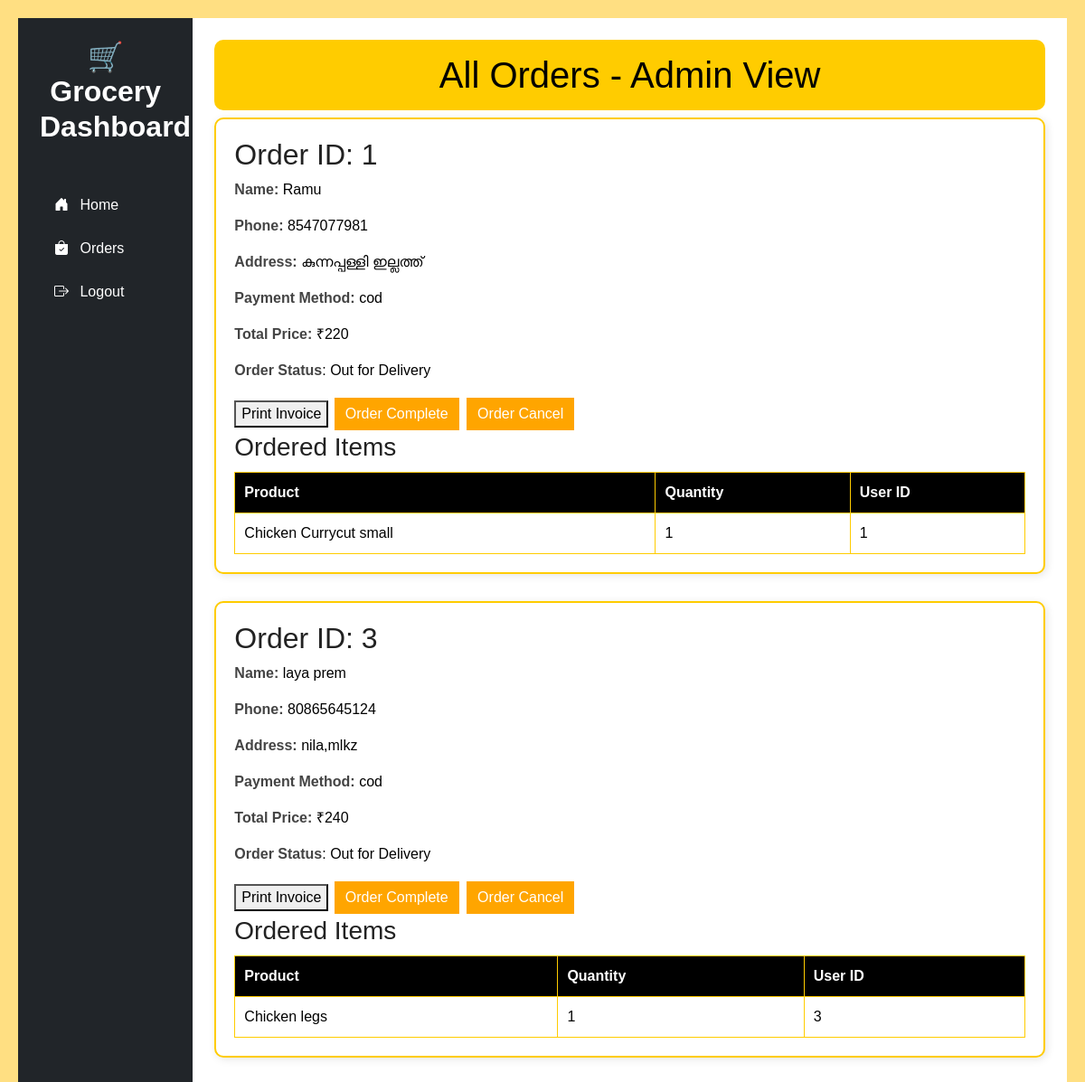
Screenshot of /delivery_orders/ (signed in) with the database file from the repository.
### Grocerapp/models.py (models this page shows, shortened)
class Tbl_order_assign(models.Model):
    createdtime=models.DateTimeField(auto_now_add=True,null=True)
    partner_id=models.ForeignKey(tbl_Delivery_partners,on_delete=models.CASCADE,null=True,related_name='Delivery')
    order_id=models.ForeignKey(tbl_order,on_delete=models.CASCADE,null=True,related_name='Delivery_order')

class tbl_order(models.Model):
    Fullname=models.CharField(max_length=40,null=True)
    Address=models.CharField(max_length=300,null=True)
    Phonenumber=models.IntegerField(null=True)
    Paymentmethod=models.CharField(max_length=50,null=True)
    Total_price=models.IntegerField(null=True)
    User=models.ForeignKey(tbl_signup,on_delete=models.CASCADE,null=True)
    STATUS_CHOICES = [
        ('Pending', 'Pending'),
        ('Out for Delivery', 'Out for Delivery'),
        ('Delivered', 'Delivered'),
        ('Cancelled', 'Cancelled'),
    ]
    Status=models.CharField(max_length=40,choices=STATUS_CHOICES,default='Pending')

class tbl_order_item(models.Model):
    Product = models.ForeignKey(tbl_Products, on_delete=models.CASCADE, null=True)
    User = models.ForeignKey(tbl_signup, on_delete=models.CASCADE, null=True)
    Quantity = models.IntegerField(null=True)
    session_key = models.CharField(max_length=40, null=True)
    order = models.ForeignKey(tbl_order, on_delete=models.CASCADE, null=True)

class tbl_Products(models.Model):
    Productname=models.CharField(max_length=45,null=True)
    Productimage=models.ImageField(upload_to="media",null=True)
    Productprice=models.CharField(max_length=40,null=True)
    Productofferprice=models.IntegerField(null=True)
    Productweight=models.CharField(max_length=40,null=True)
    Productdescription=models.CharField(max_length=150,null=True)
    ProductNumofpieces=models.CharField(max_length=20,null=True)
    ProductStockin=models.CharField(max_length=40,null=True)
    ProductStockout=models.CharField(max_length=40,null=True)
    category=models.ForeignKey(tbl_category, on_delete=models.CASCADE,null=True)
    SubCategory=models.ForeignKey(tbl_SubCategory, on_delete=models.CASCADE,null=True)

### Grocerapp/views.py (the view)
# urls.py: path('delivery_orders/',views.delivery_orders),
def delivery_orders(request):
    delorder=Tbl_order_assign.objects.filter(partner_id=request.session['del_id'])
    order_items = tbl_order_item.objects.select_related('Product', 'order').all()
    return render(request,'delivery_orders.html',{'delorder':delorder,'order_items':order_items})

### templates/delivery_orders.html (shortened to what this page needs)
<!DOCTYPE html>
<html lang="en">
<head>
  <link href="https://cdn.jsdelivr.net/npm/bootstrap@5.3.3/dist/css/bootstrap.min.css" rel="stylesheet">
  <link rel="stylesheet" href="https://cdn.jsdelivr.net/npm/bootstrap-icons@1.10.5/font/bootstrap-icons.css">
</head>
<body class="bg-warning bg-opacity-50">
  <div class="container-fluid">
    <div class="row">
<nav class="col-md-3 col-lg-2 bg-dark min-vh-100 p-4">
  <div class="text-center mb-5">
    <h2 class="fw-bold text-white">🛒 Grocery Dashboard</h2>
  </div>
  <div class="nav flex-column nav-pills gap-2" role="tablist">
    <a class="nav-link text-start btn btn-outline-warning text-white" href="#">
      <i class="bi bi-house-door-fill me-2"></i> Home
    <a class="nav-link text-start btn btn-outline-warning text-white" href="/delivery_orders/">
      <i class="bi bi-bag-check-fill me-2"></i> Orders
    </a>
        <a class="nav-link text-start btn btn-danger text-white " href="/logoutpartner/">
      <i class="bi bi-box-arrow-right me-2"></i> Logout
    </a>
  </nav>
      <main class="col-md-9 col-lg-10 bg-white p-4">
          <html xmlns="http://www.w3.org/1999/html">
<head>
</head>
<body>
    <h1>All Orders - Admin View</h1>
    {% for order in delorder %}
    <div class="order-container">
        <h2>Order ID: {{ order.id }}</h2>
        <p><span class="label">Name:</span> {{ order.order_id.Fullname }}</p>
        <p><span class="label">Phone:</span> {{ order.order_id.Phonenumber }}</p>
        <p><span class="label">Address:</span> {{ order.order_id.Address }}</p>
        <p><span class="label">Payment Method:</span> {{ order.order_id.Paymentmethod }}</p>
        <p><span class="label">Total Price:</span> ₹{{ order.order_id.Total_price }}</p>
        <p><span class="label">Order Status</span>: {{ order.order_id.Status }}</p>
        <button type="submit">Print Invoice</button>
{% if not order.order_id.Status == 'completed' or order.order_id.Status == 'Cancelled' %}
        <a href="/ordercomplete/{{order.order_id.id}}"
   style="display: inline-block; background-color: orange; color: white; border: none;
          padding: 6px 12px; margin: 2px; text-decoration: none; text-align: center;">
    Order Complete
</a>
   <a href="/ordercancel/{{order.order_id.id}}"
   style="display: inline-block; background-color: orange; color: white; border: none;
          padding: 6px 12px; margin: 2px; text-decoration: none; text-align: center;">
   Order Cancel
   </a>
        {%endif%}
        <h3>Ordered Items</h3>
        <table>
            <thead>
                <tr>
                    <th>Product</th>
                    <th>Quantity</th>
                    <th>User ID</th>
                </tr>
            </thead>
            <tbody>
                {% for item in order_items %}
                    {% if item.order.id == order.id %}
                    <tr>
                        <td>{{ item.Product.Productname }}</td>
                        <td>{{ item.Quantity }}</td>
                        <td>{{ item.User_id }}</td>
                    </tr>
                    {% endif %}
                {% endfor %}
            </tbody>
        </table>
    </div>
    {% endfor %}
</body>
</html>
   </body>
</html>

### templates/delivery_orders.html (style rules this page uses)
body { font-family: Arial, sans-serif; background-color: #fffce8; color: #000; padding: 20px; }
h1, h2, h3 { color: #222; }
h1 { background-color: #ffcc00; padding: 15px; text-align: center; color: #000; border-radius: 10px; }
.order-container { background-color: #ffffff; border: 2px solid #ffcc00; border-radius: 10px; padding: 20px; margin-bottom: 30px; box-shadow: 2px 2px 10px rgba(0,0,0,0.1); }
table { width: 100%; border-collapse: collapse; margin-top: 10px; }
th, td { border: 1px solid #ffcc00; padding: 10px; text-align: left; }
th { background-color: #000; color: #fff; }
.label { font-weight: bold; color: #444; }

### rows the page displays
Tbl_order_assign: id "1", order_id.Fullname "Ramu", order_id.Phonenumber "8547077981", order_id.Address "കുന്നപ്പള്ളി ഇല്ലത്ത്", order_id.Paymentmethod "cod", order_id.Total_price "220", order_id.Status "Out for Delivery"
tbl_order_item: Product.Productname "Chicken Currycut small", Quantity "1", User_id "1"
Tbl_order_assign: id "3", order_id.Fullname "laya prem", order_id.Phonenumber "80865645124", order_id.Address "nila,mlkz", order_id.Paymentmethod "cod", order_id.Total_price "240", order_id.Status "Out for Delivery"
tbl_order_item: Product.Productname "Chicken legs", Quantity "1", User_id "3"
